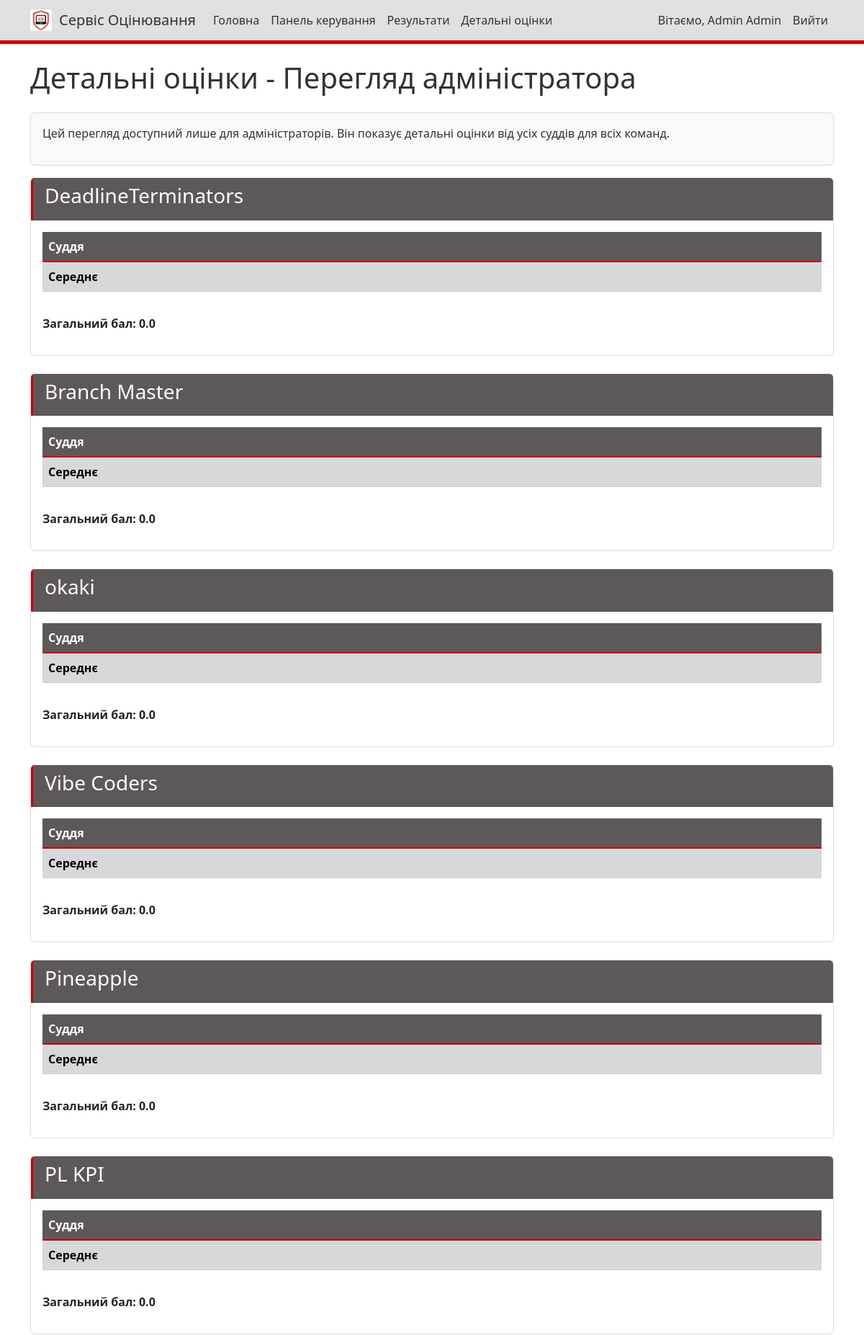
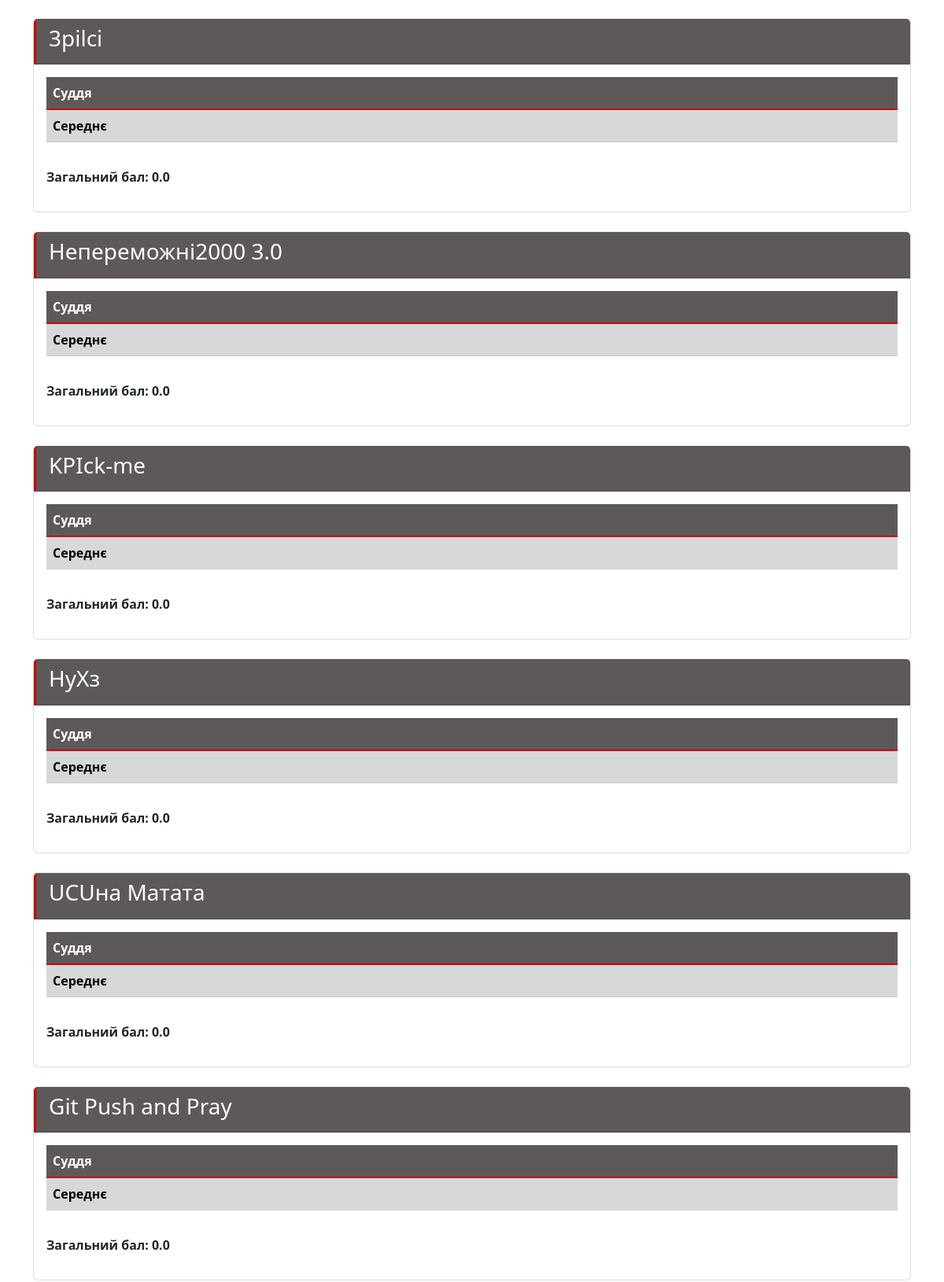
The app's page /admin-scores/ (signed in, upper part) with its own data (2 pictures, top to bottom).
### judging/models.py (models this page shows, shortened)
class Team(models.Model):
    name = models.CharField(max_length=100)
    description = models.TextField(blank=True)
    members = models.TextField(blank=True, help_text="List of team members, one per line")
    members_info = models.TextField(blank=True, help_text="Additional information about team members in format: Student - leader, university, year of study")
    service = models.CharField(max_length=1, choices=SERVICE_CHOICES, blank=True, null=True, help_text="Service vector for the team")
    def get_average_scores(self):
        main_criteria = Criteria.objects.filter(type='main')
        bonus_criteria = []
        if self.service:
            bonus_criteria = Criteria.objects.filter(type='bonus', service=self.service)
        all_criteria = list(main_criteria) + list(bonus_criteria)
        avg_scores = {}
        for criteria in all_criteria:
            scores = Score.objects.filter(team=self, criteria=criteria)
            total_judges = scores.count()
            if total_judges > 0:
                checked_count = scores.filter(checked=True).count()
                check_percentage = checked_count / total_judges
                if check_percentage > 0.5:
                    avg_scores[criteria.name] = criteria.points
                else:
                    avg_scores[criteria.name] = 0
            else:
                avg_scores[criteria.name] = 0
        return avg_scores
    def get_total_score(self):
        avg_scores = self.get_average_scores()
        return sum(avg_scores.values())

class Criteria(models.Model):
    name = models.CharField(max_length=100)
    description = models.TextField(blank=True)
    type = models.CharField(max_length=5, choices=CRITERIA_TYPES, default='main', help_text="Type of criteria (main or bonus)")
    service = models.CharField(max_length=1, choices=SERVICE_CHOICES, blank=True, null=True, help_text="Service vector this criteria applies to (for bonus criteria)")
    points = models.FloatField(default=0, help_text="Points awarded when this criterion is checked")
    class Meta:
        verbose_name_plural = "Criteria"

### judging/views.py (the view, shortened to what this page needs)
# urls.py: path('admin-scores/', views.admin_detailed_scores, name='admin_detailed_scores'),
@login_required
def admin_detailed_scores(request):
    if not (request.user.is_staff or request.user.is_superuser):
        messages.error(request, "У вас немає дозволу на перегляд детальних оцінок.")
        return redirect('results')
    teams = Team.objects.all()
    main_criteria = Criteria.objects.filter(type='main')
    bonus_criteria_by_service = {
        service: list(Criteria.objects.filter(type='bonus', service=service))
        for service, _ in SERVICE_CHOICES
    }
    judges = User.objects.filter(score__isnull=False).distinct()
    detailed_results = []
    for team in teams:
        team_criteria = list(main_criteria)
        if team.service:
            team_criteria.extend(bonus_criteria_by_service.get(team.service, []))
        team_data = {
            'team': team,
            'service': team.get_service_display() if team.service else "Не вибрано",
            'judge_scores': {}
        }
        detailed_results.append(team_data)
    context = {
        'detailed_results': detailed_results,
        'main_criteria': main_criteria,
        'bonus_criteria_by_service': bonus_criteria_by_service,
        'judges': judges,
    }
    return render(request, 'judging/admin_detailed_scores.html', context)

### judging/templates/judging/admin_detailed_scores.html (shortened to what this page needs)
{% extends 'judging/base.html' %}
{% load custom_filters %}
{% block content %}
<h1 class="mb-4">Детальні оцінки - Перегляд адміністратора</h1>
<div class="alert alert-info">
    <p>Цей перегляд доступний лише для адміністраторів. Він показує детальні оцінки від усіх суддів для всіх команд.</p>
</div>
{% for result in detailed_results %}
<div class="card mb-4">
    <div class="card-header">
        <h3>{{ result.team.name }}</h3>
    </div>
    <div class="card-body">
        <div class="table-responsive">
            <table class="table table-striped table-hover">
                <thead>
                    <tr>
                        <th>Суддя</th>
                    </tr>
                </thead>
                <tbody>
                    <tr class="table-secondary">
                        <td><strong>Середнє</strong></td>
                    </tr>
                </tbody>
            </table>
        </div>
        <div class="mt-3">
            <p><strong>Загальний бал: {{ result.team.get_total_score|floatformat:1 }}</strong></p>
        </div>
    </div>
</div>
{% empty %}
<div class="alert alert-warning">
    <p>Ще не подано жодних оцінок.</p>
</div>
{% endfor %}
{% endblock %}

### judging/templates/judging/base.html (shortened to what this page needs)
<!DOCTYPE html>
<html lang="uk">
<head>
    <link href="https://cdn.jsdelivr.net/npm/bootstrap@5.3.0-alpha1/dist/css/bootstrap.min.css" rel="stylesheet">
    {% load static %}
    <link href="{% static 'judging/css/custom.css' %}" rel="stylesheet">
</head>
<body>
    <nav class="navbar navbar-expand-md navbar-light fixed-top">
        <div class="container">
            <div class="d-flex align-items-center">
                <div class="logo-container">
                    <img src="{% static 'judging/images/logo.png' %}" alt="Логотип Сервісу Оцінювання" class="logo-image">
                </div>
                <a class="navbar-brand" href="{% url 'home' %}">Сервіс Оцінювання</a>
            </div>
            <div class="collapse navbar-collapse" id="navbarNav">
                <ul class="navbar-nav me-auto">
                    <li class="nav-item">
                        <a class="nav-link" href="{% url 'home' %}">Головна</a>
                    </li>
                    {% if user.is_authenticated %}
                    <li class="nav-item">
                        <a class="nav-link" href="{% url 'dashboard' %}">Панель керування</a>
                    </li>
                    {% endif %}
                    <li class="nav-item">
                        <a class="nav-link" href="{% url 'results' %}">Результати</a>
                    </li>
                    {% if user.is_authenticated and user.is_staff %}
                    <li class="nav-item">
                        <a class="nav-link" href="{% url 'admin_detailed_scores' %}">Детальні оцінки</a>
                    </li>
                    {% endif %}
                </ul>
                <ul class="navbar-nav">
                    {% if user.is_authenticated %}
                    <li class="nav-item">
                        <span class="nav-link">Вітаємо, {{ user.first_name }} {{ user.last_name }}</span>
                    </li>
                    <li class="nav-item">
                        <a class="nav-link" href="{% url 'login' %}">Вийти</a>
                    </li>
                    {% else %}
                    <li class="nav-item">
                        <a class="nav-link" href="{% url 'login' %}">Увійти</a>
                    </li>
                    {% endif %}
                </ul>
            </div>
        </div>
    </nav>
    <div class="container mt-4">
        {% block content %}{% endblock %}
    </div>
</body>
</html>

### judging/static/judging/css/custom.css (style rules this page uses)
.navbar { background-color: #e0e0e0 !important; box-shadow: 0 2px 4px rgba(0, 0, 0, 0.1); border-bottom: 5px solid #cc0000 !important; }
.navbar-light .navbar-brand, .navbar-light .nav-link { color: #333333 !important; }
.card-header { background-color: #5e5959 !important; color: #ffffff !important; border-left: 3px solid #cc0000 !important; }
.card { border-color: #dddddd !important; border-top: 1px solid #f0f0f0 !important; }
.table-striped tbody tr:nth-of-type(odd) { background-color: #f9f9f9 !important; }
.table thead th { background-color: #5e5959 !important; color: #ffffff !important; border-bottom: 2px solid #cc0000 !important; }
.alert-info { background-color: #f8f9fa !important; border-color: #dddddd !important; color: #333333 !important; }
body { background-color: #ffffff !important; color: #333333 !important; }
.logo-container { height: 30px; width: 30px; background-color: #ffffff; margin-right: 10px; display: flex; align-items: center; justify-content: center; border-radius: 4px; }
.logo-image { max-width: 100%; max-height: 100%; width: auto; height: auto; }

### judging/templates/judging/base.html (style rules this page uses)
body { padding-top: 60px; padding-bottom: 40px; }

### records on screen
Team: team.name "DeadlineTerminators", team.get_total_score "0.0"
Team: team.name "Branch Master", team.get_total_score "0.0"
Team: team.name "okaki", team.get_total_score "0.0"
Team: team.name "Vibe Coders", team.get_total_score "0.0"
Team: team.name "Pineapple", team.get_total_score "0.0"
Team: team.name "PL KPI", team.get_total_score "0.0"
Team: team.name "3pilci", team.get_total_score "0.0"
Team: team.name "Непереможні2000 3.0", team.get_total_score "0.0"
Team: team.name "KPIck-me", team.get_total_score "0.0"
Team: team.name "НуХз", team.get_total_score "0.0"
Team: team.name "UCUна Матата", team.get_total_score "0.0"
Team: team.name "Git Push and Pray", team.get_total_score "0.0"

### other values on screen
{{ user.first_name }} "Admin"
{{ user.last_name }} "Admin"
